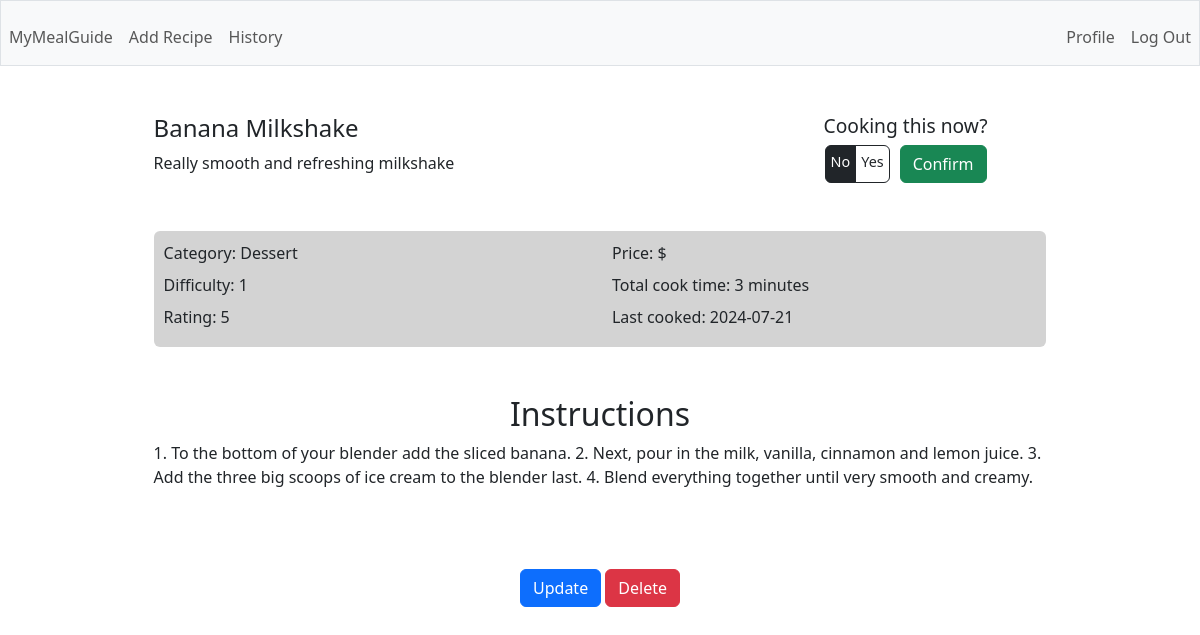
The app's page /recipe/13 (signed in) with its own data.
### tables this page shows
CREATE TABLE recipes (
        id INTEGER PRIMARY KEY AUTOINCREMENT,
        user_id INTEGER,
        name TEXT NOT NULL,
        description TEXT,
        total_time INTEGER,
        category TEXT,
        instructions TEXT,
        difficulty INTEGER,
        rating INTEGER,
        price TEXT,
        last_cooked DATE,
        FOREIGN KEY(user_id) REFERENCES users(id)
    );

### app.py (the view)
@app.route('/recipe/<int:id>')
@login_required
def recipe(id):
    row = g.c.execute('SELECT * FROM recipes WHERE id = ?', (id,)).fetchone()
    return render_template('recipe.html', row=row)

### app.py (called while the page is built)
@app.before_request
def before_request():
    g.db = sqlite3.connect('database.db')
    g.c = g.db.cursor()

@app.teardown_request
def teardown_request(exception):
    db = getattr(g, 'db', None)
    if db is not None:
        db.close()

@app.after_request
def after_request(response):
    response.headers['Cache-Control'] = 'no-cache, no-store, must-revalidate'
    response.headers['Pragma'] = 'no-cache'
    response.headers['Expires'] = '0'
    return response

### helpers.py (called while the page is built)
def login_required(f):
    @wraps(f)
    def decorated_function(*args, **kwargs):
        if session.get('user_id') is None:
            return redirect('/login')
        return f(*args, **kwargs)
    return decorated_function

### templates/recipe.html (shortened to what this page needs)
{% extends "layout.html" %} {% block title %} Recipe Details {% endblock %} {%
block main %}
<div class="recipe_wrap">
  <div class="row header">
    <div class="col-md-8">
      <h1>{{ row[2] }}</h1>
      <p>{{ row[3] }}</p>
    </div>
    <div class="col-md-4">
      <div class="cooking_now">
        <h3 class="d-flex justify-content-center">Cooking this now?</h3>
        <form
          action="/cooking_now/{{row[0]}}"
          method="get"
          class="d-flex justify-content-center"
        >
          <div class="btn-group" role="group">
            <label class="cooking_choice btn btn-outline-dark" for="no"
              >No</label
            >
            <label class="cooking_choice btn btn-outline-dark" for="yes"
              >Yes</label
            >
          </div>
          <button class="cooking_button btn btn-success" type="submit">
            Confirm
          </button>
        </form>
      </div>
    </div>
  </div>
  <div class="details rounded">
    <div class="row">
      <div class="col-md-6">
        <p>Category: {{ row[5] }}</p>
        <p>Difficulty: {{ row[7] }}</p>
        <p>Rating: {{ row[8] }}</p>
      </div>
      <div class="col-md-6">
        <p>Price: {{ row[9] }}</p>
        <p>Total cook time: {{ row[4] }} minutes</p>
        <p>Last cooked: {{ row[10] }}</p>
      </div>
    </div>
  </div>
  <div class="instruction">
    <h2>Instructions</h2>
    <p>{{ row[6] }}</p>
  </div>
  <div class="actions d-flex justify-content-center">
    <div>
      <a href="{{ url_for('update', id=row[0]) }}" class="btn btn-primary"
        >Update</a
      >
      <a href="{{ url_for('delete', id=row[0]) }}" class="btn btn-danger"
        >Delete</a
      >
    </div>
  </div>
</div>
{% endblock %}

### static/styles.css (style rules this page uses)
p { margin-bottom: 0.5rem; }
a { text-decoration: none; color: #333; }
.recipe_wrap { text-align: start; width: 80%; margin: 0 auto; }
.header { margin-bottom: 3rem; }
.header h1 { font-size: 1.5rem; }
.details { background-color: #d3d3d3; padding: 10px; }
.instruction { margin: 3rem 0 5rem 0; }
.instruction h2 { text-align: center; }
.cooking_now h3 { font-size: 1.2rem; }
.cooking_choice { font-size: 0.9rem; padding: 5px; }
.cooking_button { margin-left: 10px; }

### records on screen
recipes: name "Banana Milkshake", description "Really smooth and refreshing milkshake", category "Dessert", difficulty "1", rating "5", price "$", total_time "3", last_cooked "2024-07-21", instructions "1. To the bottom of your blender add the sliced banana. 2. Next, pour in the milk, vanilla, cinnamon and lemon juice. 3. Add the three big scoops of ice cream to the blender last. 4. Blend everything together until very smooth and creamy."
